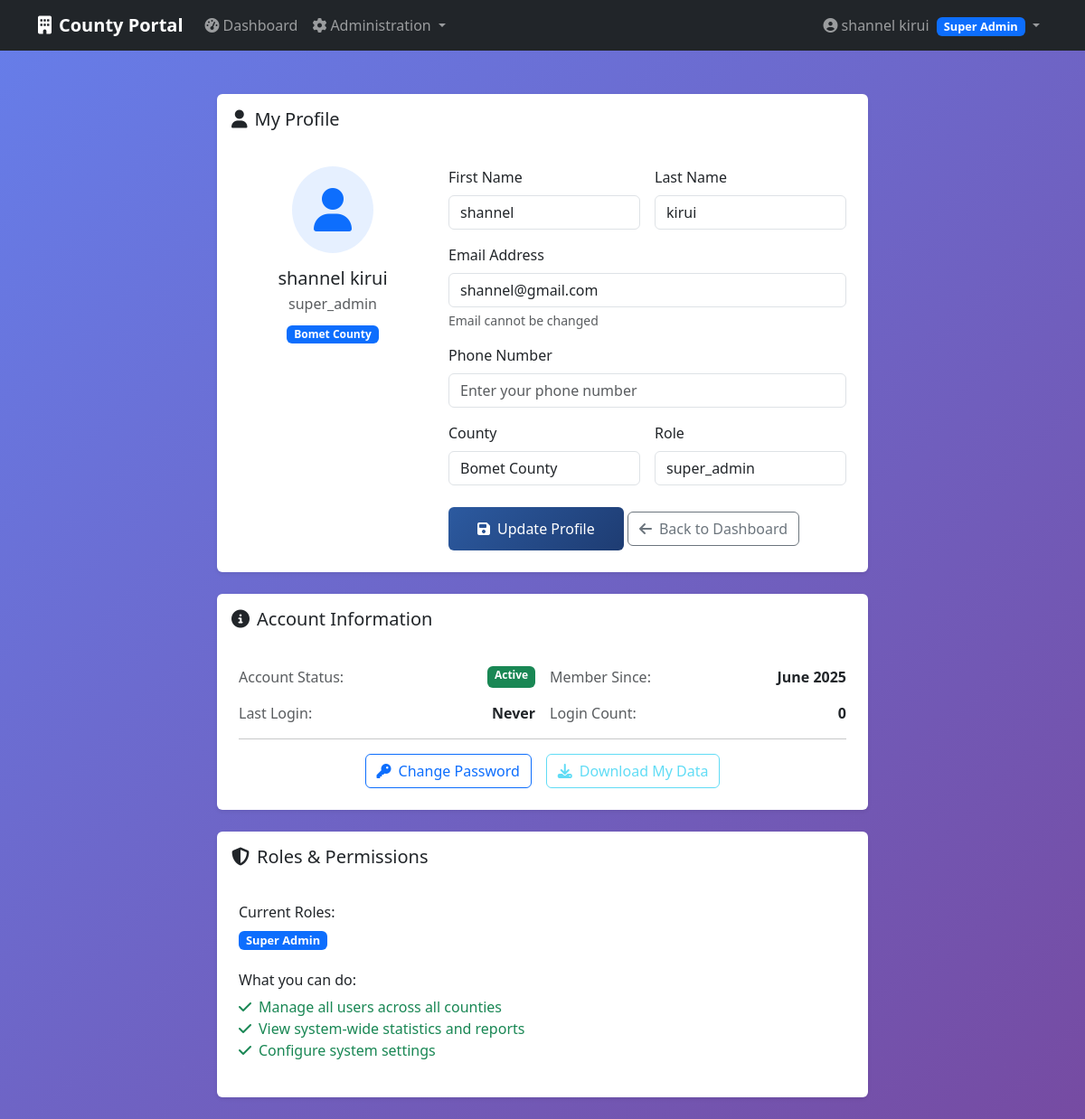
Before: /auth/profile (signed in) with the older database file.
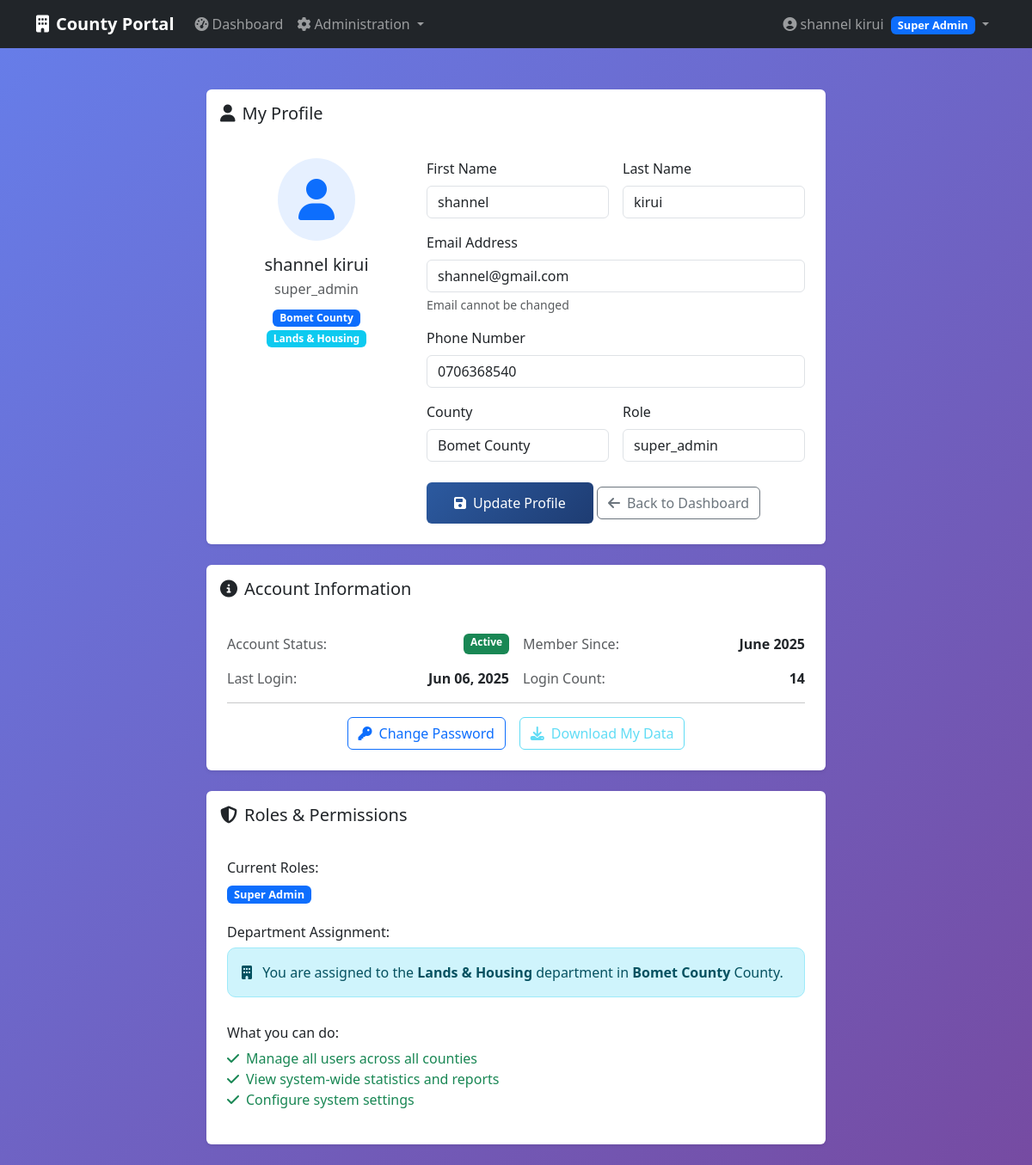
After: the same page with the newer database file.
### app/models/user.py (models this page shows, shortened)
class User(db.Model,UserMixin):
    __tablename__ = 'users'
    id = db.Column(db.Integer, primary_key=True)
    email = db.Column(db.String(120), unique=True, nullable=False)
    password = db.Column(db.String(128), nullable=False)
    first_name = db.Column(db.String(50))
    last_name = db.Column(db.String(50))
    phone = db.Column(db.String(20))
    active = db.Column(db.Boolean(), default=True)
    confirmed_at = db.Column(db.DateTime())
    created_at = db.Column(db.DateTime(), nullable=False, default=db.func.current_timestamp())
    fs_uniquifier = db.Column(db.String(64), unique=True, nullable=True, default=lambda: str(uuid.uuid4()))
    county_id = db.Column(db.Integer,db.ForeignKey('counties.id'))
    department_id = db.Column(db.Integer,db.ForeignKey('departments.id'))
    last_login_at = db.Column(db.DateTime())
    current_login_at = db.Column(db.DateTime())
    last_login_ip = db.Column(db.String(45))
    current_login_ip = db.Column(db.String(45))
    login_count = db.Column(db.Integer, default=0)
    roles = db.relationship('Role', secondary=roles_users, backref=db.backref('users', lazy='dynamic'))
    def full_name(self):
        if self.first_name and self.last_name:
            return f"{self.first_name} {self.last_name}"
        return self.email.split('@')[0]
    def has_role(self, role_name):
        return any(role.name == role_name for role in self.roles)
    def get_primary_role(self):
        if self.roles:
            citizen_role = next((role for role in self.roles if role.name == 'citizen'), None)
            if citizen_role:
                return citizen_role.name
            return self.roles[0].name
        return 'No Role'

### app/models/county.py (models this page shows, shortened)
class County(db.Model):
        __tablename__ = 'counties'
        id = db.Column(db.Integer, primary_key=True)
        name = db.Column(db.String(100), unique=True, nullable=False)
        code = db.Column(db.String(10), unique=True, nullable=False)
        description = db.Column(db.Text)
        active = db.Column(db.Boolean, default=True)
        created_at = db.Column(db.DateTime, default=datetime.utcnow)
        users = db.relationship('User', backref='county', lazy='dynamic')
        departments = db.relationship('Department', backref='county',lazy='dynamic')

class Department(db.Model):
        __tablename__ = 'departments'
        id = db.Column(db.Integer, primary_key=True)
        name = db.Column(db.String(100), nullable=False)
        code = db.Column(db.String(20), nullable=False)
        description = db.Column(db.Text)
        county_id = db.Column(db.Integer, db.ForeignKey('counties.id'),nullable=False)
        active = db.Column(db.Boolean, default=True)
        created_at = db.Column(db.DateTime, default=datetime.utcnow)
        officers = db.relationship('User', backref='department', lazy='dynamic')
        permit_types = db.relationship('PermitType', backref='department', lazy='dynamic')

### app/auth/routes.py (the view)
@auth_bp.route('/profile')
@login_required
def profile():
    return render_template('auth/profile.html', user=current_user)

### app/templates/auth/profile.html (shortened to what the changed rows need)
{% extends "base.html" %}
{% block content %}
<div class="container py-4">
    <div class="row justify-content-center">
        <div class="col-lg-8">
            <div class="card border-0 shadow-sm mb-4">
                <div class="card-body p-4">
                    <div class="row">
                        <div class="col-md-4 text-center mb-4">
                            <div class="bg-primary bg-opacity-10 rounded-circle d-inline-flex p-4 mb-3">
                                <i class="fas fa-user fa-3x text-primary"></i>
                            </div>
                            <h5 class="mb-1">{{ user.full_name() or 'Name not set' }}</h5>
                            <p class="text-muted mb-2">{{ user.get_primary_role() }}</p>
                            {% if user.county %}
                                <span class="badge bg-primary">{{ user.county.name }}</span>
                            {% endif %}
                            {% if user.department %}
                                <span class="badge bg-info">{{ user.department.name }}</span>
                            {% endif %}
                        </div>
                        <div class="col-md-8">
                            <form method="POST" action="{{ url_for('auth_bp.profile') }}">
                                <div class="row g-3">
                                    <div class="col-md-6">
                                        <label for="first_name" class="form-label">First Name</label>
                                        <input type="text" class="form-control" id="first_name"
                                               name="first_name" value="{{ user.first_name or '' }}">
                                    </div>
                                    <div class="col-md-6">
                                        <label for="last_name" class="form-label">Last Name</label>
                                        <input type="text" class="form-control" id="last_name"
                                               name="last_name" value="{{ user.last_name or '' }}">
                                    </div>
                                    <div class="col-12">
                                        <label for="email" class="form-label">Email Address</label>
                                        <input type="email" class="form-control" id="email"
                                               value="{{ user.email }}" readonly>
                                        <div class="form-text">Email cannot be changed</div>
                                    </div>
                                    <div class="col-12">
                                        <label for="phone" class="form-label">Phone Number</label>
                                        <input type="tel" class="form-control" id="phone"
                                               name="phone" value="{{ user.phone or '' }}"
                                               placeholder="Enter your phone number">
                                    </div>
                                    <div class="col-md-6">
                                        <label class="form-label">County</label>
                                        <input type="text" class="form-control"
                                               value="{{ user.county.name if user.county else 'Not assigned' }}" readonly>
                                    </div>
                                </div>
                            </form>
                        </div>
                    </div>
                </div>
            </div>
            <div class="card border-0 shadow-sm mt-4">
                <div class="card-body p-4">
                    <div class="row g-3">
                        <div class="col-md-6">
                            <div class="d-flex justify-content-between">
                                <span class="text-muted">Account Status:</span>
                                <span class="badge bg-{{ 'success' if user.active else 'danger' }}">
                                    {{ 'Active' if user.active else 'Inactive' }}
                                </span>
                            </div>
                        </div>
                        <div class="col-md-6">
                            <div class="d-flex justify-content-between">
                                <span class="text-muted">Member Since:</span>
                                <strong>{{ user.created_at.strftime('%B %Y') if user.created_at else 'Unknown' }}</strong>
                            </div>
                        </div>
                        <div class="col-md-6">
                            <div class="d-flex justify-content-between">
                                <span class="text-muted">Last Login:</span>
                                <strong>{{ user.last_login_at.strftime('%b %d, %Y') if user.last_login_at else 'Never' }}</strong>
                            </div>
                        </div>
                        <div class="col-md-6">
                            <div class="d-flex justify-content-between">
                                <span class="text-muted">Login Count:</span>
                                <strong>{{ user.login_count or 0 }}</strong>
                            </div>
                        </div>
                    </div>
                </div>
            </div>
            <div class="card border-0 shadow-sm mt-4">
                <div class="card-body p-4">
                    <div class="row g-3">
                        {% if user.department %}
                        <div class="col-12">
                            <h6>Department Assignment:</h6>
                            <div class="alert alert-info">
                                <i class="fas fa-building me-2"></i>
                                You are assigned to the <strong>{{ user.department.name }}</strong> department
                                in <strong>{{ user.county.name }}</strong> County.
                            </div>
                        </div>
                        {% endif %}
                    </div>
                </div>
            </div>
        </div>
    </div>
</div>
{% endblock %}

### app/templates/base.html (shortened to what this page needs)
<!DOCTYPE html>
<html lang="en">
<head>
    <link href="https://cdn.jsdelivr.net/npm/bootstrap@5.3.2/dist/css/bootstrap.min.css" rel="stylesheet">
    <link href="https://cdnjs.cloudflare.com/ajax/libs/font-awesome/6.4.0/css/all.min.css" rel="stylesheet">
</head>
<body>
    <nav class="navbar navbar-expand-lg navbar-dark bg-dark">
        <div class="container">
            <a class="navbar-brand" href="{{ url_for('main_bp.index') }}">
                <i class="fas fa-building me-2"></i>County Portal
            </a>
            {% if current_user.is_authenticated %}
            <div class="collapse navbar-collapse" id="navbarNav">
                <ul class="navbar-nav me-auto">
                    <li class="nav-item">
                        <a class="nav-link" href="{{ url_for('main_bp.dashboard') }}">
                            <i class="fas fa-tachometer-alt me-1"></i>Dashboard
                        </a>
                    </li>
                    {% if current_user.has_role('super_admin') %}
                    <li class="nav-item dropdown">
                        <a class="nav-link dropdown-toggle" href="#" id="adminDropdown" role="button" data-bs-toggle="dropdown">
                            <i class="fas fa-cog me-1"></i>Administration
                        </a>
                    </li>
                    {% endif %}
                </ul>
                <ul class="navbar-nav">
                    <li class="nav-item dropdown">
                        <a class="nav-link dropdown-toggle" href="#" id="userDropdown" role="button" data-bs-toggle="dropdown">
                            <i class="fas fa-user-circle me-1"></i>{{ current_user.full_name() }}
                            {% for role in current_user.roles %}
                            <span class="badge bg-primary role-badge ms-1">{{ role.name.replace('_', ' ').title() }}</span>
                            {% endfor %}
                        </a>
                    </li>
                </ul>
            </div>
            {% else %}
            <div class="d-flex">
                <a href="{{ url_for('security.login') }}" class="btn btn-outline-light me-2">Login</a>
                <a href="{{ url_for('security.register') }}" class="btn btn-primary">Register</a>
            </div>
            {% endif %}
        </div>
    </nav>
    <main class="container mt-4">
        {% block content %}{% endblock %}
    </main>
</body>
</html>

Changed rows visible on the page:
changed User "shannel kirui": phone (not shown) → "0706368540"; last_login_at "Never" → "Jun 06, 2025"; login_count "0" → "14"
shown differently, row unchanged: County "Bomet County": county.name (not shown) → "Bomet County"
now on this page (row unchanged): Department: department.name "Lands & Housing"
Other visible differences:
text now shown: "Department Assignment: You are assigned to the department in County."
